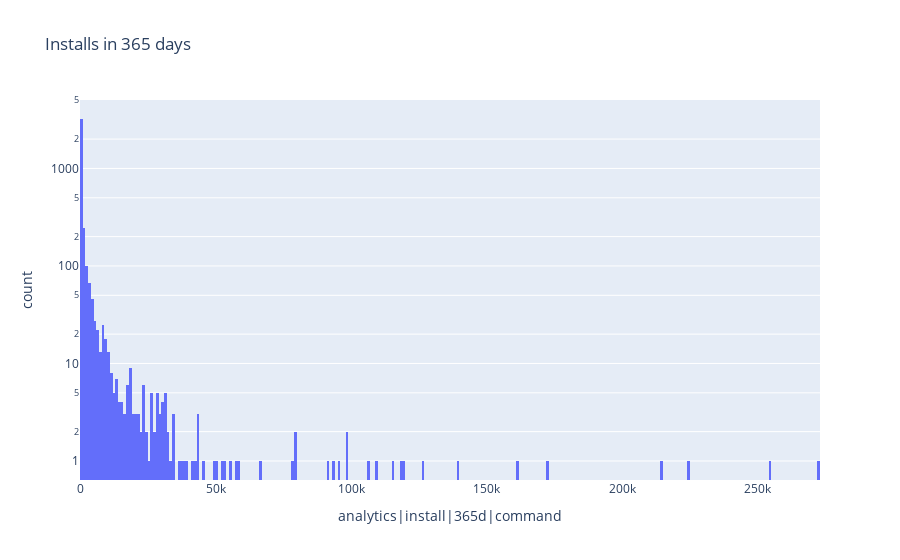

Notebook cell for this chart:
### Code cell
col_name = "analytics|install|365d|command"
fig = px.histogram(df, x=col_name, log_y=True, title="Installs in 365 days")
fig.show()
df.sort_values([col_name], ascending=[False]).head(5)[["full_token", col_name]]

### Figure 1 — Plotly figure (JSON) as saved in the notebook; plotly's stock layout.template omitted (floating-point values rounded to 4 significant figures; data arrays with more than 128 entries replaced by an {"elided": "..."} marker saying what was removed)
{"data": [{"alignmentgroup": "True", "bingroup": "x", "hovertemplate": "analytics|install|365d|command=%{x}<br>count=%{y}<extra></extra>", "legendgroup": "", "marker": {"color": "#636efa", "pattern": {"shape": ""}}, "name": "", "offsetgroup": "", "orientation": "v", "showlegend": false, "type": "histogram", "x": {"elided": "3927 int values"}, "xaxis": "x", "yaxis": "y"}], "layout": {"barmode": "relative", "legend": {"tracegroupgap": 0}, "title": {"text": "Installs in 365 days"}, "xaxis": {"anchor": "y", "domain": [0, 1], "title": {"text": "analytics|install|365d|command"}}, "yaxis": {"anchor": "x", "domain": [0, 1], "title": {"text": "count"}, "type": "log"}}}
